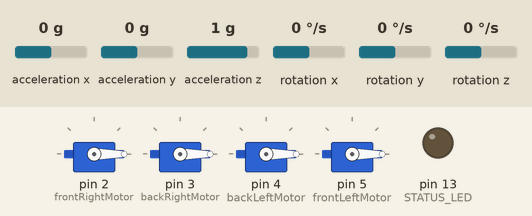
The sketch below on a simulated Arduino Uno, built with avr-gcc and run on an emulated ATmega328P. On the bench: 4 × servo, output pins drawn as LEDs (lit = HIGH). Inputs (shaded band) come from the test bench; at power-on: acceleration x 0 g, acceleration y 0 g, acceleration z 1 g, rotation x 0 °/s, rotation y 0 °/s, rotation z 0 °/s. What the sketch prints to the serial monitor is not drawn.

Above: at 0.1 s.
At 1.2 s:
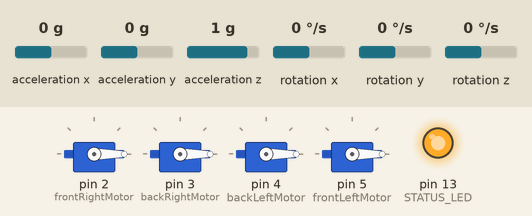
1.3 s: acceleration x set to -1.4 g
3.0 s: acceleration y set to -1.4 g
5.1 s: acceleration z set to -1.4 g
7.2 s: rotation x set to -192 °/s
Timing chart, 0 to 10.2 s (numbered marks = the images above; inputs shaded):
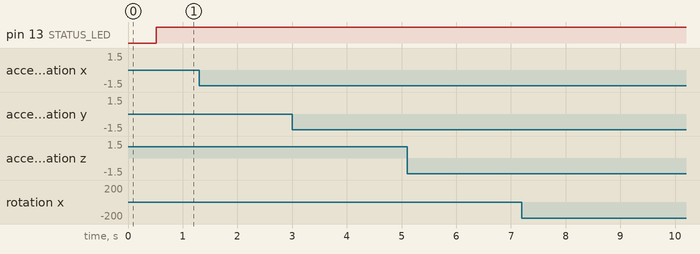

The sketch:

QUAD_v1.ino
```cpp
// Arduino Wire library is required if I2Cdev I2CDEV_ARDUINO_WIRE implementation
// is used in I2Cdev.h
#include "Wire.h"
// I2Cdev and MPU6050 must be installed as libraries, or else the .cpp/.h files
// for both classes must be in the include path of your project
#include "I2Cdev.h"
#include "MPU6050.h"
#include <Servo.h>

#define INBUFFER_SIZE 15 //serial inbuffer
#define STATUS_LED 13
#define USE_WRITE 1 //comment to disable serial com from copter
#define SIGNAL_ERROR_ALLOWANCE 50 //maximum number of errors on signal
#define SLOW_LOOP_RATE 100 //How often the slow update loop should run
#define MAX_FAN_MS 1200


MPU6050 accelgyro; //with default adress, 0x68

int16_t ax, ay, az;
int16_t gx, gy, gz;
int16_t mx, my, mz;

byte controlThrust = 0;
byte controlYaw = 0;
byte controlPitch = 0;
byte controlRoll = 0;

unsigned long time = 0;

byte enableRead = 0;
byte bytesRead = 0;
byte isDone = 0;
byte arr[INBUFFER_SIZE]; //control data array
byte slowLoopCounter = 0;
byte signalLostCounter = 0;

Servo frontRightMotor, backRightMotor, backLeftMotor, frontLeftMotor;

void setup()
{
    // join I2C bus (I2Cdev library doesn't do this automatically)
    Wire.begin();
    Serial.begin(38400);

    pinMode(STATUS_LED, OUTPUT);

    frontRightMotor.attach(2, 1000, MAX_FAN_MS);
    backRightMotor.attach(3, 1000, MAX_FAN_MS);
    backLeftMotor.attach(4, 1000, MAX_FAN_MS);
    frontLeftMotor.attach(5, 1000, MAX_FAN_MS);

    frontRightMotor.writeMicroseconds(1000);
    backRightMotor.writeMicroseconds(1000);
    backLeftMotor.writeMicroseconds(1000);
    frontLeftMotor.writeMicroseconds(1000);

    accelgyro.initialize();
}

void slowLoop()
{
  //check battery
  //check magnetic heading?
  //accelgyro.getMotion9(&ax, &ay, &az, &gx, &gy, &gz, &mx, &my, &mz);
}

void fastLoop()
{
  // read raw accel/gyro measurements from device


    readSerial();

    if (signalLostCounter++ > SIGNAL_ERROR_ALLOWANCE)
    {
      //MAJOR ERROR!
      digitalWrite(STATUS_LED, HIGH);
    }

    // these methods (and a few others) are also available
    accelgyro.getAcceleration(&ax, &ay, &az);
    accelgyro.getRotation(&gx, &gy, &gz);

    //frontRightMotor.writeMicroseconds(map(controlThrust, 0, 65535, 1000, 2000));
    int thrust = 1000 + abs((controlThrust << 8)) / 32;
    backRightMotor.writeMicroseconds(thrust);
    frontRightMotor.writeMicroseconds(thrust);
    backLeftMotor.writeMicroseconds(thrust);
    frontLeftMotor.writeMicroseconds(thrust);

    sendSerial();
}

void loop()
{
  time = micros();

    fastLoop();

    if (slowLoopCounter++ > SLOW_LOOP_RATE)
    {
      slowLoopCounter = 0;
      slowLoop();
    }

    time = micros() - time;
    delayMicroseconds(10000 - time);
}
```

ReadSerial.ino
```cpp
byte calcChecksum(byte *packet, byte payLengt)
{
    byte checksum = 0;
    byte i;
    for (i = 0; i < payLengt; i++)
    {
        checksum = checksum + packet[i];
    }
    return checksum;
}

void parsePayload()
{
  //Go through the raw packet and "un-escape" bytes
        int length = bytesRead - 1; //without start byte and stop byte
        byte packet[length];

          int i;
          int p = 0;
          for (i = 1; i < length; i++)
          {

              if (0xBB == arr[i])
              {
                  i++;
                  switch (arr[i])
                  {
                      //case 0xFF:
                      case 0x55:
                      case 0x44:
                      case 0x33:
                          packet[p] = (arr[i] ^ 0xFF);
                          p++;
                          break;
                      default:
                      {
                          //printf("Invalid escape pattern (%.4X)\n", debugPayloadID);
                          //numFailedPackets++;
                          return;
                          break;
                      }
                  }
              }
              else
              {
                  packet[p] = arr[i];
                  p++;
              }
          }

          //The actual packet length after un-escaping
          length = p;
          //Serial.write(p + 100);
          byte chksum = calcChecksum(packet, length - 1);
          //Serial.write(chksum);
          //Serial.write("A");
          //Serial.write(packet[length - 1]);
          if ((chksum & 0xFF) == packet[length - 1])
          {
             //Serial.write("A");
            //OK packet!
            // OK Thrust data from controller
            controlThrust = packet[0];
            //Serial.write(controlThrust);
            //controlThrust = controlThrust << 8;
            //controlThrust = controlThrust | (packet[0] & 0xFF);

            //clear errorcounter
            signalLostCounter = 0;
            digitalWrite(STATUS_LED, LOW);
            //Serial.write(controlThrust);
          }
          else
          {
            //Serial.write("B");
            //Bad packet
            //digitalWrite(STATUS_LED, HIGH);
          }
}

void readSerial()
{
  //read serial
  //int serAvail = Serial.available();

    while (Serial.available() > 0)
    {
      //Serial.write(Serial.available());
      byte inByte = Serial.read() & 0xFF;
      //Serial.write(inByte);
      if (enableRead)
      {
          arr[bytesRead] = inByte;
          bytesRead++;

          if (inByte == 0xCC && arr[0] == 0xAA)//)//end byte or doo much data
        {


          //Serial.write(0x01);
          //Serial.println("inbyte = 0x5A");
          //arr[bytesRead] = inByte;
          //bytesRead++;
          //Serial.write(arr[0]);
          if (bytesRead > 6)
          {
            parsePayload();
          }
          else
          {
//            for (int i = 0; i < bytesRead; i++)
//            {
//              Serial.write(arr[i]);
//            }
          }

          //break;
        }
      }

      if (inByte == 0xAA)//start byte
      {
            //enableRead = 0;
            bytesRead = 0;
            //isDone = 0;
        //Serial.write(0x00);
        //Serial.println("inbyte = 0x5A");
        arr[0] = inByte;
        bytesRead++;
        enableRead = 1;
      }
    }
}
```

SendSerial.ino
```cpp
void sendSerial()
{
      // display tab-separated accel/gyro x/y/z values
    byte lsb = 0;
    byte msb = 0;
#ifdef USE_WRITE
    Serial.write(0x00); // start byte
    //Serial.write(0xFF);

    lsb = ax & 0xFF;
    msb = (ax >> 8) & 0xFF;
    Serial.write(lsb);
    Serial.write(msb);

    lsb = ay & 0xFF;
    msb = (ay >> 8) & 0xFF;
    Serial.write(lsb);
    Serial.write(msb);

    lsb = az & 0xFF;
    msb = (az >> 8) & 0xFF;
    Serial.write(lsb);
    Serial.write(msb);

    lsb = gx & 0xFF;
    msb = (gx >> 8) & 0xFF;
    Serial.write(lsb);
    Serial.write(msb);

    lsb = gy & 0xFF;
    msb = (gy >> 8) & 0xFF;
    Serial.write(lsb);
    Serial.write(msb);

    lsb = gz & 0xFF;
    msb = (gz >> 8) & 0xFF;
    Serial.write(lsb);
    Serial.write(msb);

#ifdef USE_MAGNETO
    lsb = mx & 0xFF;
    msb = (mx >> 8) & 0xFF;
    Serial.write(lsb);
    Serial.write(msb);

    lsb = my & 0xFF;
    msb = (my >> 8) & 0xFF;
    Serial.write(lsb);
    Serial.write(msb);

    lsb = mz & 0xFF;
    msb = (mz >> 8) & 0xFF;
    Serial.write(lsb);
    Serial.write(msb);
#endif

    Serial.write(0x7F); //stop byte

#endif
}
```

Measured:
- after the input at 1.3 s, every drawn part: stays the same
- after the input at 3.0 s, every drawn part: stays the same
- after the input at 5.1 s, every drawn part: stays the same
- after the input at 7.2 s, every drawn part: stays the same
